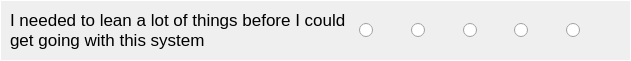
  <widget class="QFrame" name="frame_QD">
   <property name="geometry">
    <rect>
     <x>60</x>
     <y>630</y>
     <width>631</width>
     <height>61</height>
    </rect>
   </property>
   <property name="styleSheet">
    <string notr="true">QFrame
{
border:1px solid white;
}

QRadioButton::indicator::checked
{ 
	border: 2px solid white; 
	border-radius: 6px; 
	background-color: rgb(225,67,19); 
	width: 10px; 
	height: 9px; 
}</string>
   </property>
   <property name="frameShape">
    <enum>QFrame::StyledPanel</enum>
   </property>
   <property name="frameShadow">
    <enum>QFrame::Raised</enum>
   </property>
   <widget class="QLabel" name="label_TextD">
    <property name="geometry">
     <rect>
      <x>10</x>
      <y>10</y>
      <width>341</width>
      <height>41</height>
     </rect>
    </property>
    <property name="font">
     <font>
      <family>Arial</family>
      <pointsize>13</pointsize>
     </font>
    </property>
    <property name="styleSheet">
     <string notr="true">QFrame
{
border:none;
}</string>
    </property>
    <property name="text">
     <string>&lt;html&gt;&lt;head/&gt;&lt;body&gt;&lt;p&gt;I needed to lean a lot of things before I could get going with this system&lt;/p&gt;&lt;/body&gt;&lt;/html&gt;</string>
    </property>
    <property name="textFormat">
     <enum>Qt::RichText</enum>
    </property>
    <property name="wordWrap">
     <bool>true</bool>
    </property>
   </widget>
   <widget class="QFrame" name="frame_ChoiceD">
    <property name="geometry">
     <rect>
      <x>350</x>
      <y>10</y>
      <width>271</width>
      <height>41</height>
     </rect>
    </property>
    <property name="layoutDirection">
     <enum>Qt::LeftToRight</enum>
    </property>
    <property name="styleSheet">
     <string notr="true">QFrame
{
border:none;
}</string>
    </property>
    <property name="frameShape">
     <enum>QFrame::StyledPanel</enum>
    </property>
    <property name="frameShadow">
     <enum>QFrame::Raised</enum>
    </property>
    <layout class="QHBoxLayout" name="horizontalLayout_11">
     <item>
      <widget class="QRadioButton" name="questDAns1">
       <property name="layoutDirection">
        <enum>Qt::LeftToRight</enum>
       </property>
       <property name="text">
        <string/>
       </property>
      </widget>
     </item>
     <item>
      <widget class="QRadioButton" name="questDAns2">
       <property name="text">
        <string/>
       </property>
      </widget>
     </item>
     <item>
      <widget class="QRadioButton" name="questDAns3">
       <property name="text">
        <string/>
       </property>
      </widget>
     </item>
     <item>
      <widget class="QRadioButton" name="questDAns4">
       <property name="text">
        <string/>
       </property>
      </widget>
     </item>
     <item>
      <widget class="QRadioButton" name="questDAns5">
       <property name="layoutDirection">
        <enum>Qt::LeftToRight</enum>
       </property>
       <property name="text">
        <string/>
       </property>
      </widget>
     </item>
    </layout>
   </widget>
  </widget>
